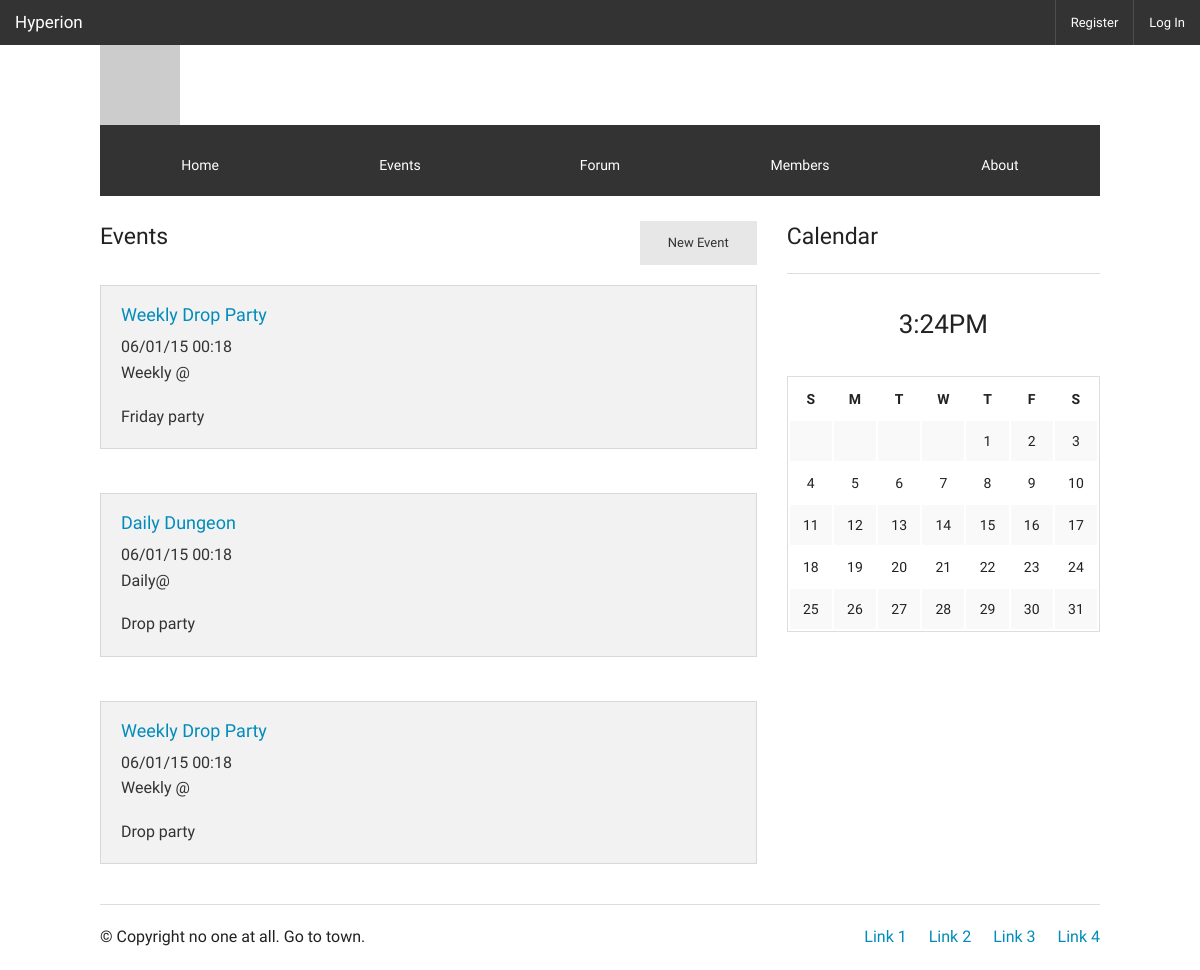
Screenshot of /index.php/events with the database file from the repository.
### tables this page shows
CREATE TABLE IF NOT EXISTS `guilds` (
  `gid` int(11) NOT NULL AUTO_INCREMENT,
  `name` varchar(45) NOT NULL,
  `owner` int(11) NOT NULL,
  `motto` text NOT NULL,
  `description` text,
  `created` datetime NOT NULL,
  `game` varchar(45) NOT NULL,
  PRIMARY KEY (`gid`)
);

CREATE TABLE IF NOT EXISTS `events` (
  `eid` int(11) NOT NULL,
  `gid` int(11) NOT NULL,
  `owner` int(11) NOT NULL,
  `name` varchar(45) NOT NULL,
  `description` text NOT NULL,
  `location` varchar(255) DEFAULT NULL,
  `startdate` date NOT NULL,
  `starttime` time NOT NULL,
  `enddate` date NOT NULL,
  `endtime` time NOT NULL,
  `occurence` int(11) NOT NULL,
  KEY `FK_owner_event` (`owner`),
  KEY `FK_guild_event` (`gid`),
  CONSTRAINT `events_ibfk_1` FOREIGN KEY (`gid`) REFERENCES `guilds` (`gid`) ON DELETE NO ACTION ON UPDATE NO ACTION,
  CONSTRAINT `events_ibfk_2` FOREIGN KEY (`owner`) REFERENCES `users` (`uid`) ON DELETE NO ACTION ON UPDATE NO ACTION
);

### application/controllers/Events.php (called while the page is built, shortened)
<?php
class Events extends CI_Controller {
	public function __construct()
	{
		$this->load->model('Event_model', 'em');
	}
	public function index()
	{
		$data = $this->em->get_events( 1 );
		$this->load->view('events', array ( 'events' => $data ) );
	}
}

### index.php (called while the page is built, shortened)
<?php
require_once BASEPATH.'core/CodeIgniter.php';

### application/models/Guild_model.php (called while the page is built, shortened)
<?php
class Guild_model extends CI_Model {
    function get_name ( $gid )
    {
        $this->db->
            select('name')->
            from('guilds')->
            where('gid', $gid);
        return $this->db->get()->row()->name;
    }
    function is_member ( $gid, $uid )
    {
        $this->db->
            from('membership')->
            where('gid', $gid)->
            where('uid', $uid);
        return $this->db->get()->num_rows();
    }
}

### application/models/Event_model.php (called while the page is built, shortened)
<?php
class Event_model extends CI_Model {
    function get_events ( $gid )
    {
        $this->db->where('gid', $gid);
        $this->db->from('events');
        $query = $this->db->get()->result();
        return $query;
    }
}

### application/views/events.php (the view, shortened to what this page needs)
<?php include( 'header.php' ); ?>
            <div class="row">
                <div class="large-12 columns">
                    <div class="row">
                        <div class="large-8 small-12 columns">
                            <h4>Events<?php echo anchor('events/create', 'New Event', array('class' => 'text-right small button secondary new-thread')); ?></h4>
                            <?php foreach( $events as $event ): ?>
                            <br />
                            <div class="panel">
                                <h5><a href="#"><?php echo $event->name ?></a></h5>
                                <p><?php echo date( 'm/d/y',strtotime($event->startdate) ) . ' ' . date( 'H:i',strtotime($event->starttime) ) ?><br />
                                <?php
                                    switch( $event->occurence ) {
                                        case 1:
                                            echo 'Daily';
                                            break;
                                        case 7:
                                            echo 'Weekly ';
                                            break;
                                    }
                                ?>@ <?php echo $event->location ?></p>
                                <h6 class="subheader">
                                    <?php echo $event->description ?>
                                </h6>
                            </div>
                            <?php endforeach; ?>
                        </div>
                        <div class="large-4 small-12 columns">
                            <h4>Calendar</h4><hr>
                            <p class="clock">3:24PM</p>
                            <table class="event-calendar">
                                <tr>
                                    <th>S</th>
                                    <th>M</th>
                                    <th>T</th>
                                    <th>W</th>
                                    <th>T</th>
                                    <th>F</th>
                                    <th>S</th>
                                </tr>
                                <?php
                                    $mstart = date( "N", strtotime( date("Y") . "-" . date("m") . "-01" ) );
                                    $day = 1;
                                    $days = date("t");
                                    for ($i = 0; $i < 6 ; $i++) {
                                        echo '<tr>';
                                        for ($j = 0; $j < 7 ; $j++) {
                                            if ( $day == 1 && $j == $mstart )
                                            {
                                                echo '<td>' . $day . '</td>';
                                                $day++;
                                            }
                                            else if ( $day == 1 && $j < $mstart )
                                            {
                                                echo '<td></td>';
                                            }
                                            else
                                            {
                                                echo '<td>' . $day . '</td>';
                                                $day++;
                                            }
                                            if ( $day > $days ) {
                                                break;
                                            }
                                        }
                                        echo '</tr>';
                                        if ( $day >= $days ) {
                                                break;
                                        }
                                    }
                                ?>
                            </table>
                        </div>
                    </div>
                </div>
            </div>
<?php include( 'footer.php' ); ?>

### application/views/header.php (shortened to what this page needs)
<?php
$guild = $this->gm->get_name( 1 );
?>
<!doctype html>
<html class="no-js" lang="en">
    <head>
        <link rel="stylesheet" href="<?php echo base_url(); ?>css/foundation.css" />
        <link rel="stylesheet" href="<?php echo base_url(); ?>css/foundation-icons/foundation-icons.css" />
    </head>
    <body>
    <?php include( 'topbar.php' ); ?>
    <div class="row">
        <div class="large-12 columns">
            <div class="row">
                <div class="large-12 hide-for-small">
                    <img src="http://placehold.it/1200x500&text=Header">
            </div>
            </div>
            <div class="row">
                <div class="large-12">
                    <div class="icon-bar five-up">
                        <a href="<?php echo base_url(); ?>" class="item">
                            <label>Home</label>
                          </a>
                          <a href="<?php echo base_url(); ?>events" class="item">
                            <label>Events</label>
                          </a>
                          <a href="<?php echo base_url(); ?>forum" class="item">
                            <label>Forum</label>
                          </a>
                          <a href="<?php echo base_url(); ?>members" class="item">
                            <label>Members</label>
                          </a>
                          <a href="<?php echo base_url(); ?>about" class="item">
                            <label>About</label>
                          </a>
                        </div>
                    </div>
                </div>
            </div>
            <br />

### application/views/topbar.php (shortened to what this page needs)
<nav class="top-bar" data-topbar>
    <ul class="title-area">
        <li class="name">
            <h1>
                <a href="#">
                    <?php echo $guild; ?>
                </a>
            </h1>
        </li>
    </ul>
    <section class="top-bar-section">
      <?php if( $this->session->userdata('username') ): ?>
        <ul class="right">
            <?php if( !$is_member ): ?>
            <li><?php echo anchor('guild/join', 'Join', array('class' => 'button')); ?></li>
            <?php endif; ?>
            <li><?php echo anchor('user/settings', $this->session->userdata('username') ); ?></li>
            <li class="divider"></li>
            <li><?php echo anchor('user/logout', 'Logout'); ?></li>
        </ul>
      <?php else: ?>
        <ul class="right">
            <li><a href="#" data-reveal-id="registermodal">Register</a></li>
            <li><a href="#" data-reveal-id="loginmodal">Log In</a></li>
        </ul>
      <?php endif; ?>
    </section>
</nav>

### application/views/footer.php (shortened to what this page needs)
<footer class="row">
                <div class="large-12 columns"><hr>
                    <div class="row">
                        <div class="large-6 columns">
                                <p>© Copyright no one at all. Go to town.</p>
                        </div>
                        <div class="large-6 small-12 columns">
                                <ul class="inline-list right">
                                    <li><a href="#">Link 1</a></li>
                                    <li><a href="#">Link 2</a></li>
                                    <li><a href="#">Link 3</a></li>
                                    <li><a href="#">Link 4</a></li>
                                </ul>
                        </div>
                    </div>
                </div>
            </footer>
        </div>
</body>
</html>

### rows the page displays
guilds: name "Hyperion"
events: name "Weekly Drop Party", startdate "06/01/15", starttime "00:18", occurence "Weekly", description "Friday party"
events: name "Daily Dungeon", startdate "06/01/15", starttime "00:18", occurence "Daily", description "Drop party"
events: name "Weekly Drop Party", startdate "06/01/15", starttime "00:18", occurence "Weekly", description "Drop party"
